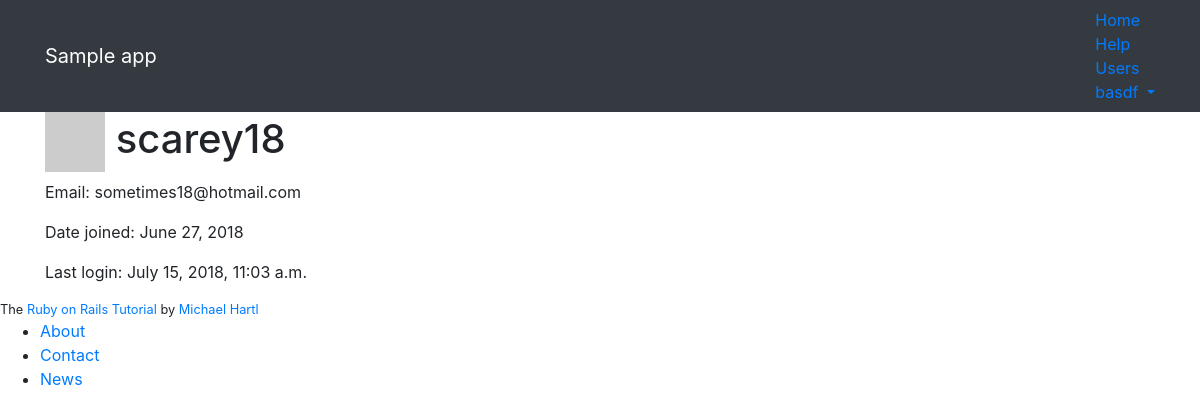
The app's page /users/1 (signed in), older data.
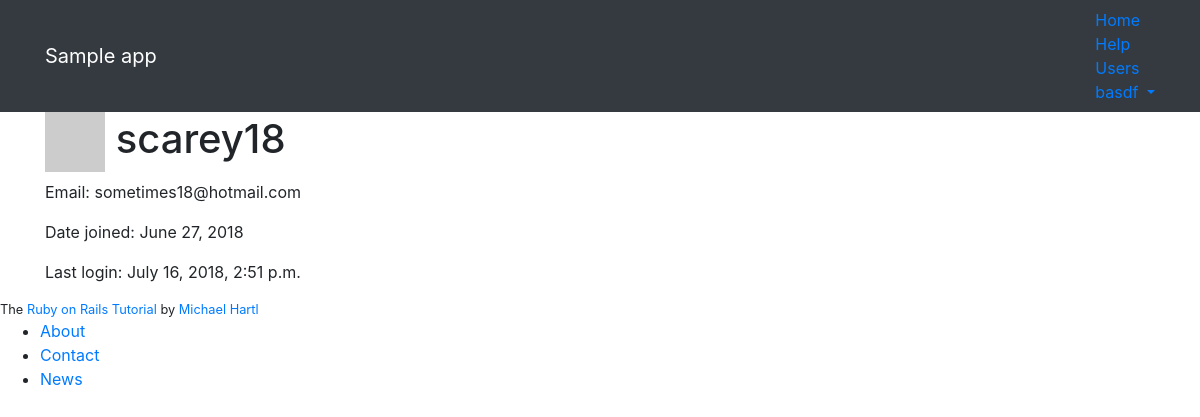
The same page, newer data.
### static_pages/models.py (models this page shows, shortened)
class User(AbstractUser):
    is_active = models.BooleanField(default=False)
    activation_id = models.SlugField(null=True, blank=True, default=None)
    REQUIRED_FIELDS = ['email']
    def gravatar(self, size=60):
        digest = hashlib.md5(self.email.encode()).hexdigest()
        url = f'http://www.gravatar.com/avatar/{digest}'
        return mark_safe(f'<img src="{url}" height="{size}" width="{size}" class="gravatar">')

### static_pages/views.py (the view)
# urls.py: path('users/<int:pk>', views.UserProfile.as_view(), name='profile'),
class UserProfile(LoginRequiredMixin, DetailView):
    model = User
    template_name = 'static_pages/profile.html'
    fields = ['username', 'email']
    def get_context_object_name(self, obj):
        return 'u'
    def get_context_data(self, **kwargs):
        context = super().get_context_data(**kwargs)
        context['page_title'] = self.object.username
        return context
    def get_queryset(self):
        return active_users()

### static_pages/utils.py (called while the page is built)
def active_users():
    return User.objects.filter(is_active=True)

### static_pages/templates/static_pages/profile.html
{% extends 'base.html' %}
{% block content %}
<div class="row">
	<aside class="col-md-4">
		<section class="user_info">
			<h1>
				{{ u.gravatar }}
				{{ u.username }}
			</h1>
			<p>Email: {{ u.email }}</p>
			<p>Date joined: {{ u.date_joined|date:"F d, Y" }}</p>
			<p>Last login: {{ u.last_login }}</p>
		</section>
	</aside>
</div>
{% endblock %}

### static_pages/templates/base.html (shortened to what this page needs)
<head>
	<link rel="stylesheet" href="https://stackpath.bootstrapcdn.com/bootstrap/4.1.1/css/bootstrap.min.css">
	{% load static %}
	<link rel="stylesheet" type="text/css" href="{% static 'static_pages/style.scss' %}">
</head>
<body>
    <header class="navbar navbar-fixed-top navbar-dark bg-dark">
      	<div class="container">
        	<a href="{% url 'static_pages:home' %}" id="logo" class="navbar-brand">Sample app</a>
        	<nav>
          		<ul class="nav navbar-nav navbar-right">
            		<li><a href="{% url 'static_pages:home' %}">Home</a></li>
            		<li><a href="{% url 'static_pages:help' %}">Help</a></li>
            		{% if user.is_authenticated %}
            		<li><a href="{% url 'static_pages:index' %}">Users</a></li>
            		<li class="dropdown">
            			<a href="#" class="dropdown-toggle" data-toggle="dropdown">
            				{{ user.username }}<b class="caret"></b>
            			</a>
            		</li>
            		{% else %}
            		<li><a href="{% url 'static_pages:login' %}">Log in</a></li>
            		{% endif %}
          		</ul>
        	</nav>
      	</div>
    </header>
    <div class="container content">
        {% block content %}{% endblock %}
    </div>
    <footer class="footer">
		<small>
	    	The <a href="http://www.railstutorial.org/">Ruby on Rails Tutorial</a>
	   		by <a href="http://www.michaelhartl.com/">Michael Hartl</a>
	  	</small>
	  	<nav>
	    	<ul>
	      		<li><a href="{% url 'static_pages:about' %}">About</a></li>
	      		<li><a href="{% url 'static_pages:contact' %}">Contact</a></li>
	      		<li><a href="http://news.railstutorial.org/">News</a></li>
	    	</ul>
	  	</nav>
	</footer>
</body>

Row changes from the older to the newer data that the page shows:
changed User "scarey18": last_login "July 15, 2018, 11:03 a.m." → "July 16, 2018, 2:51 p.m."
